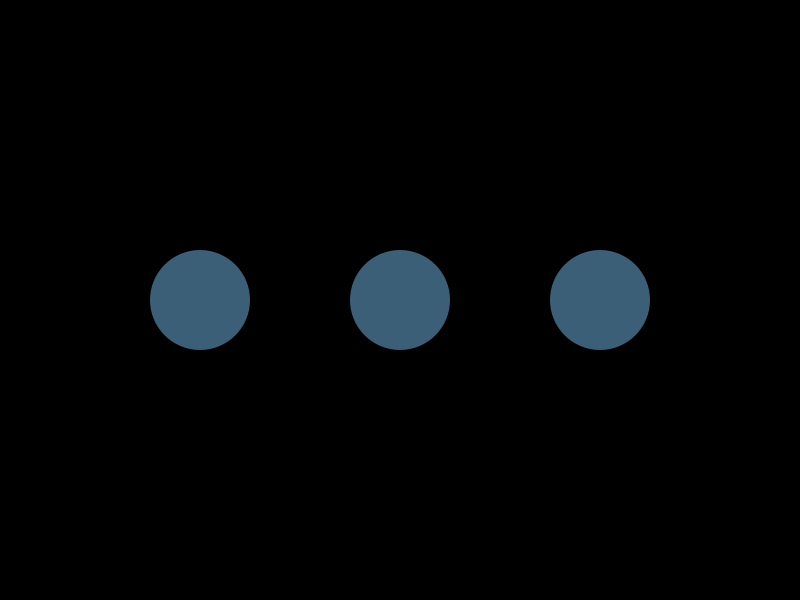
Frame 1 (no input)
Frame 60 (the mouse pressed at the canvas centre just before this capture): identical to frame 1, image omitted
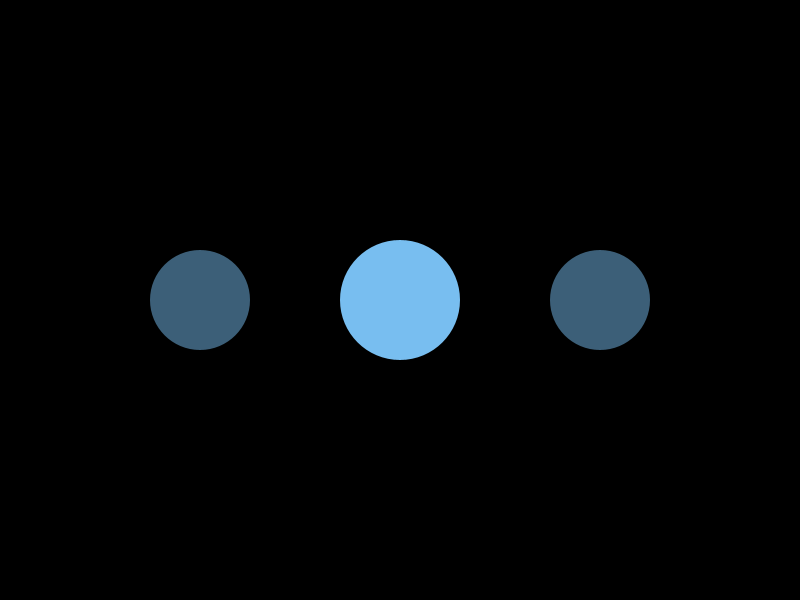
Frame 120 (the mouse held since frame 60 and released just before this capture)

The Processing sketch that drew these frames (run headless with seeded random() and noise(); from frame 60 on, the mouse is pressed at the canvas centre):

// Processing sketch: Button_popOut
// ── Button_popOut.pde

Button[]bts;

void setup(){
  size(800,600);
  bts=new Button[3];
  bts[0]=new Button(200,300);  //小括号里是按钮位置
  bts[1]=new Button(400,300);
  bts[2]=new Button(600,300);
}

void draw(){
  background(0);
  
  for(int i=0;i<bts.length;i++){
    bts[i].update();
    bts[i].display();
  }
}
  


class Button {
  float xpos;
  float ypos;
  float diam;

  float normalDiam=100;  //普通尺寸
  float bigDiam=120;    //鼠标悬浮时的大尺寸

  float targetDiam=normalDiam;


  Button(float input_x, float input_y) {

    xpos=input_x;
    ypos=input_y;

    diam=normalDiam;
  }

  boolean mouseOn() {  //判断鼠标是否在按钮内
    if (dist(mouseX, mouseY, xpos, ypos)<normalDiam/2) {
      return true;
    } else {
      return false;
    }
  }


  void update() {
    if (mouseOn()) {    //根据鼠标是否在按钮内来设定目标尺寸
      targetDiam=bigDiam;
    } else {
      targetDiam=normalDiam;
    }

    float diamSpeed=(targetDiam-diam)*0.2;  //当前尺寸向目标尺寸缓动
    diam+=diamSpeed;
  }

  void display() {
    if (mouseOn()) {  //鼠标位置是否在按钮内决定了按钮外观

      noStroke();
      fill(120, 190, 240);
      ellipse(xpos, ypos, diam, diam);
    } else {
      noStroke();
      fill(120, 190, 240,127);
      ellipse(xpos, ypos, diam, diam);
    }
  }
}
